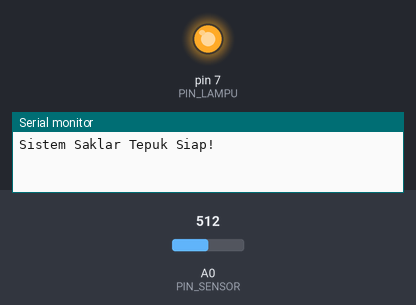
A sketch run on a simulated Arduino Uno, built with avr-gcc and run on an emulated ATmega328P. On the bench: output pins drawn as LEDs (lit = HIGH), the last lines printed to the serial monitor. Dashed ring = blinking. The inputs (shaded band) are chosen by the test bench; at power-on: A0 (PIN_SENSOR) = 512.

Above: at 1.2 s.
1.3 s: A0 (PIN_SENSOR) set to 587
2.8 s: A0 (PIN_SENSOR) set to 619
At 5.3 s:
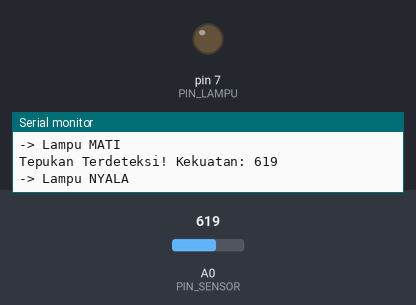
5.8 s: A0 (PIN_SENSOR) set to 590
At 6.8 s:
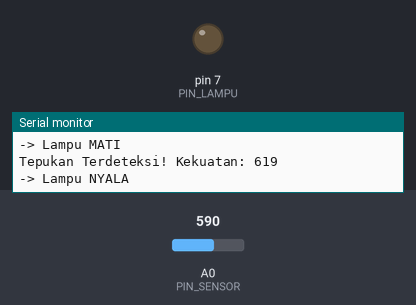
7.3 s: A0 (PIN_SENSOR) set to 610
At 8.1 s:
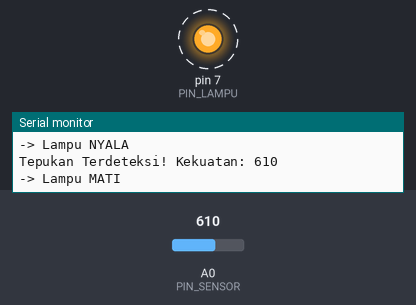
Timing chart, 0 to 11.3 s (numbered marks = the images above; inputs shaded):
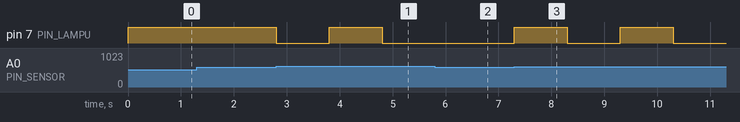

Measured:
- the behaviour switches between 600 and 601 on A0 (PIN_SENSOR) (found by bisection; images 0 and 1)
- after the input at 1.3 s, every drawn part: stays the same
- after the input at 2.8 s, pin 7 (PIN_LAMPU): HIGH → LOW at once, → HIGH 1.0 s later, → LOW 1.0 s later
- after the input at 5.8 s, pin 7 (PIN_LAMPU): stays LOW (without the input it goes to HIGH after 0.00 s)
- after the input at 7.3 s, pin 7 (PIN_LAMPU): alternates HIGH for 1.0 s and LOW for 1.0 s, starting at once

The sketch:

sensor-sound-analog-relay.ino
```cpp
/*
 * PROJECT: Clap Switch (Saklar Tepuk)
 * HARDWARE: Arduino Uno + Modul Sensor Suara (KY-038)
 */
#define PIN_SENSOR A0
#define PIN_LAMPU 7 // Bisa diganti ke pin Relay

// Variabel untuk menyimpan status lampu saat ini (menyala/mati)
bool statusLampu = false;


// --- KALIBRASI SENSITIVITAS ---
// Rentang nilai analog adalah 0 - 1023.
// Saat diam (hening), nilai analog suara biasanya stabil di angka tertentu (misal: 400 atau 500).
// Saat ditepuk, nilainya akan melonjak tajam atau drop tajam.
// Angka ini WAJIB disesuaikan dengan hasil pantauan di Serial Monitor.
int ambangBatas = 600; // Contoh: Jika nilai melompat di atas 600, anggap itu tepukan.

void setup() {
  Serial.begin(9600);

  pinMode(PIN_SENSOR, INPUT);
  pinMode(PIN_LAMPU, OUTPUT);

  // Pastikan lampu mati di awal
  digitalWrite(PIN_LAMPU, HIGH);

  Serial.println("Sistem Saklar Tepuk Siap!");
}

void loop() {
  // 1. Baca nilai amplitudo suara secara real-time
  int nilaiSuara = analogRead(PIN_SENSOR);

  // (OPSIONAL: Buka komentar ini saat pertama kali kalibrasi untuk melihat angka hening ruangan)
  // Serial.println(nilaiSuara);

  // 2. Logika Deteksi Tepukan (Software Threshold)
  // Jika gelombang suara lebih besar dari ambang batas yang kita tentukan
  if (nilaiSuara > ambangBatas) {

    Serial.print("Tepukan Terdeteksi! Kekuatan: ");
    Serial.println(nilaiSuara);

    // --- KONSEP TOGGLE ---
    statusLampu = !statusLampu;

    // Eksekusi ke lampu/relay
    if (statusLampu == true) {
      digitalWrite(PIN_LAMPU, LOW);
      Serial.println("-> Lampu NYALA");
    } else {
      digitalWrite(PIN_LAMPU, HIGH);
      Serial.println("-> Lampu MATI");
    }

    // --- SAFETY DELAY (DEBOUNCING) ---
    // delay ke 1000ms (1 detik).
    delay(1000);
  }
}
```
